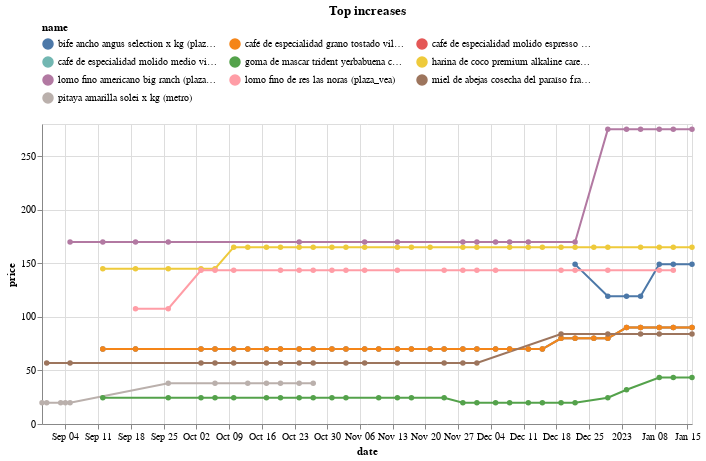

The code cell stored with this chart in its notebook:
### Code cell
(top_drops
 .tail(10)
 .loc[:, ['store','sku']]
 .merge(df, on=['store','sku'])
 .pipe(alt.Chart)
 .mark_line(point=True)
 .encode(x='date', y='price', color='name', tooltip=['name','price'])
 .properties(width=650, title='Top increases')
 .configure_legend(orient='top', columns=3)
)

### Figure 1 — Vega-Lite specification as saved in the notebook (floating-point values rounded to 4 significant figures; data arrays with more than 128 entries replaced by an {"elided": "..."} marker saying what was removed)
{"config": {"view": {"continuousWidth": 400, "continuousHeight": 300}, "legend": {"columns": 3, "orient": "top"}}, "data": {"name": "data-1f2dd7adc3e637744a3860710dd6538f"}, "mark": {"type": "line", "point": true}, "encoding": {"color": {"field": "name", "type": "nominal"}, "tooltip": [{"field": "name", "type": "nominal"}, {"field": "price", "type": "quantitative"}], "x": {"field": "date", "type": "temporal"}, "y": {"field": "price", "type": "quantitative"}}, "title": "Top increases", "width": 650, "$schema": "https://vega.github.io/schema/vega-lite/v4.17.0.json", "datasets": {"data-1f2dd7adc3e637744a3860710dd6538f": {"elided": "236 records"}}}
